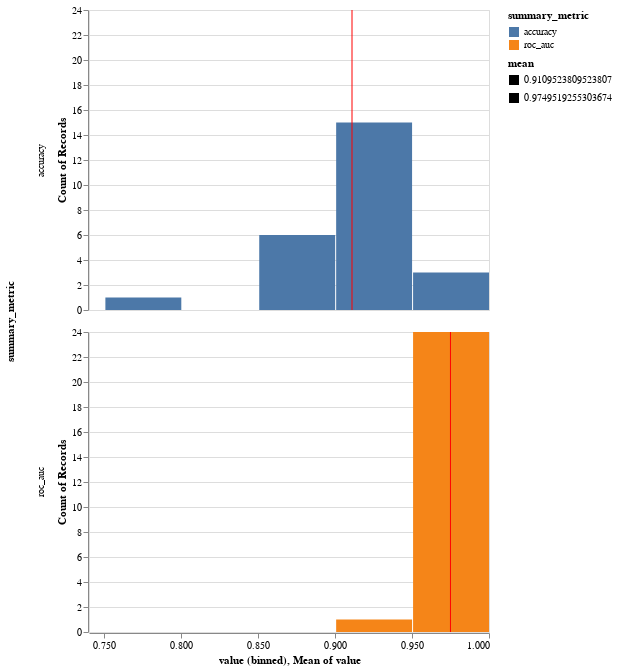

Here is the notebook cell this chart was saved with:
### Code cell
chart_one = alt.Chart().mar k_bar().encode(
    alt.X("value:Q", bin=True),
    y='count()',
    color = 'summary_metric',
    strokeDash = 'mean') #,
    # column='summary_metric'

rule = alt.Chart().mark_rule(color='red').encode(
    x='mean(value):Q'
)
# chart_two = alt.Chart().mark_rule().encode(
#     x='mean')

(chart_one + rule).facet(row='summary_metric', data=summary_melt)

### Figure 1 — Vega-Lite specification as saved in the notebook (floating-point values rounded to 4 significant figures)
{"config": {"view": {"continuousWidth": 400, "continuousHeight": 300}}, "data": {"name": "data-d75022ec17257bab81a41c6b99fddf98"}, "facet": {"row": {"type": "nominal", "field": "summary_metric"}}, "spec": {"layer": [{"mark": "bar", "encoding": {"color": {"type": "nominal", "field": "summary_metric"}, "strokeDash": {"type": "quantitative", "field": "mean"}, "x": {"type": "quantitative", "bin": true, "field": "value"}, "y": {"type": "quantitative", "aggregate": "count"}}}, {"mark": {"type": "rule", "color": "red"}, "encoding": {"x": {"type": "quantitative", "aggregate": "mean", "field": "value"}}}]}, "$schema": "https://vega.github.io/schema/vega-lite/v4.8.1.json", "datasets": {"data-d75022ec17257bab81a41c6b99fddf98": [{"bootstrap": 0, "summary_metric": "roc_auc", "value": 0.974, "mean": 0.975}, {"bootstrap": 1, "summary_metric": "roc_auc", "value": 0.9875, "mean": 0.975}, {"bootstrap": 2, "summary_metric": "roc_auc", "value": 0.9743, "mean": 0.975}, {"bootstrap": 3, "summary_metric": "roc_auc", "value": 0.9698, "mean": 0.975}, {"bootstrap": 4, "summary_metric": "roc_auc", "value": 0.9801, "mean": 0.975}, {"bootstrap": 5, "summary_metric": "roc_auc", "value": 0.9888, "mean": 0.975}, {"bootstrap": 6, "summary_metric": "roc_auc", "value": 0.9943, "mean": 0.975}, {"bootstrap": 7, "summary_metric": "roc_auc", "value": 0.985, "mean": 0.975}, {"bootstrap": 8, "summary_metric": "roc_auc", "value": 0.9514, "mean": 0.975}, {"bootstrap": 9, "summary_metric": "roc_auc", "value": 0.979, "mean": 0.975}, {"bootstrap": 10, "summary_metric": "roc_auc", "value": 0.9577, "mean": 0.975}, {"bootstrap": 11, "summary_metric": "roc_auc", "value": 0.9676, "mean": 0.975}, {"bootstrap": 12, "summary_metric": "roc_auc", "value": 0.9909, "mean": 0.975}, {"bootstrap": 13, "summary_metric": "roc_auc", "value": 0.9931, "mean": 0.975}, {"bootstrap": 14, "summary_metric": "roc_auc", "value": 0.9857, "mean": 0.975}, {"bootstrap": 15, "summary_metric": "roc_auc", "value": 0.9617, "mean": 0.975}, {"bootstrap": 16, "summary_metric": "roc_auc", "value": 0.9983, "mean": 0.975}, {"bootstrap": 17, "summary_metric": "roc_auc", "value": 0.9784, "mean": 0.975}, {"bootstrap": 18, "summary_metric": "roc_auc", "value": 0.9615, "mean": 0.975}, {"bootstrap": 19, "summary_metric": "roc_auc", "value": 0.9699, "mean": 0.975}, {"bootstrap": 20, "summary_metric": "roc_auc", "value": 0.983, "mean": 0.975}, {"bootstrap": 21, "summary_metric": "roc_auc", "value": 0.9159, "mean": 0.975}, {"bootstrap": 22, "summary_metric": "roc_auc", "value": 0.9785, "mean": 0.975}, {"bootstrap": 23, "summary_metric": "roc_auc", "value": 0.9637, "mean": 0.975}, {"bootstrap": 24, "summary_metric": "roc_auc", "value": 0.9838, "mean": 0.975}, {"bootstrap": 0, "summary_metric": "accuracy", "value": 0.9048, "mean": 0.911}, {"bootstrap": 1, "summary_metric": "accuracy", "value": 0.9405, "mean": 0.911}, {"bootstrap": 2, "summary_metric": "accuracy", "value": 0.8929, "mean": 0.911}, {"bootstrap": 3, "summary_metric": "accuracy", "value": 0.9167, "mean": 0.911}, {"bootstrap": 4, "summary_metric": "accuracy", "value": 0.9048, "mean": 0.911}, {"bootstrap": 5, "summary_metric": "accuracy", "value": 0.9167, "mean": 0.911}, {"bootstrap": 6, "summary_metric": "accuracy", "value": 0.9643, "mean": 0.911}, {"bootstrap": 7, "summary_metric": "accuracy", "value": 0.9524, "mean": 0.911}, {"bootstrap": 8, "summary_metric": "accuracy", "value": 0.9167, "mean": 0.911}, {"bootstrap": 9, "summary_metric": "accuracy", "value": 0.8929, "mean": 0.911}, {"bootstrap": 10, "summary_metric": "accuracy", "value": 0.9048, "mean": 0.911}, {"bootstrap": 11, "summary_metric": "accuracy", "value": 0.8929, "mean": 0.911}, {"bootstrap": 12, "summary_metric": "accuracy", "value": 0.9167, "mean": 0.911}, {"bootstrap": 13, "summary_metric": "accuracy", "value": 0.9286, "mean": 0.911}, {"bootstrap": 14, "summary_metric": "accuracy", "value": 0.9167, "mean": 0.911}, {"bootstrap": 15, "summary_metric": "accuracy", "value": 0.869, "mean": 0.911}, {"bootstrap": 16, "summary_metric": "accuracy", "value": 0.9762, "mean": 0.911}, {"bootstrap": 17, "summary_metric": "accuracy", "value": 0.9167, "mean": 0.911}, {"bootstrap": 18, "summary_metric": "accuracy", "value": 0.9286, "mean": 0.911}, {"bootstrap": 19, "summary_metric": "accuracy", "value": 0.9286, "mean": 0.911}, {"bootstrap": 20, "summary_metric": "accuracy", "value": 0.8929, "mean": 0.911}, {"bootstrap": 21, "summary_metric": "accuracy", "value": 0.7619, "mean": 0.911}, {"bootstrap": 22, "summary_metric": "accuracy", "value": 0.9167, "mean": 0.911}, {"bootstrap": 23, "summary_metric": "accuracy", "value": 0.881, "mean": 0.911}, {"bootstrap": 24, "summary_metric": "accuracy", "value": 0.9405, "mean": 0.911}]}}
